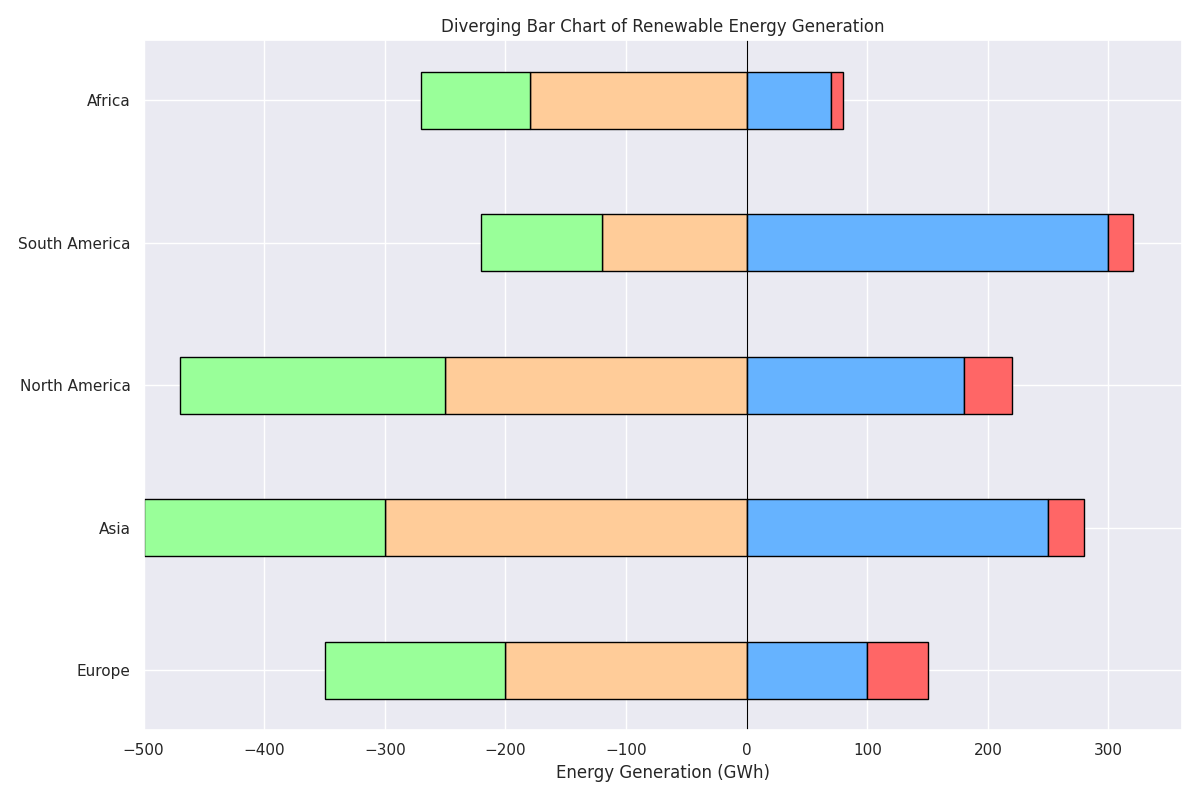

This figure's Python source:
import matplotlib.pyplot as plt
import numpy as np

# Data for renewable energy generation
energy_data = np.array([
    [200, 150, 100, 50],  # Europe
    [300, 200, 250, 30],  # Asia
    [250, 220, 180, 40],  # North America
    [120, 100, 300, 20],  # South America
    [180, 90, 70, 10]     # Africa
])

regions = ['Europe', 'Asia', 'North America', 'South America', 'Africa']
categories = ['Solar', 'Wind', 'Hydro', 'Biomass']

fig, ax = plt.subplots(figsize=(12, 8))

# Define bar colors
colors = ['#ffcc99', '#99ff99', '#66b3ff', '#ff6666']

# Calculate the negative and positive positions
neg_positions = -np.cumsum(energy_data[:, :2], axis=1)
pos_positions = np.cumsum(energy_data[:, 2:], axis=1)

bar_width = 0.4

# Create diverging bar chart
for i, color in enumerate(colors[:2]):
    ax.barh(regions, energy_data[:, i], color=color, edgecolor='black', height=bar_width, left=neg_positions[:, i])

for i, color in enumerate(colors[2:], start=2):
    ax.barh(regions, energy_data[:, i], color=color, edgecolor='black', height=bar_width, left=pos_positions[:, i-2]-energy_data[:, i])
    
# Set grid, labels, and title
ax.set_yticks(np.arange(len(regions)))
ax.set_yticklabels(regions)
ax.axvline(0, color='black', linewidth=0.8)
ax.set_xlabel('Energy Generation (GWh)')
ax.set_title('Diverging Bar Chart of Renewable Energy Generation')

plt.tight_layout()
plt.show()
